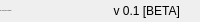
              <widget class="QFrame" name="bottomBar">
               <property name="minimumSize">
                <size>
                 <width>0</width>
                 <height>22</height>
                </size>
               </property>
               <property name="maximumSize">
                <size>
                 <width>16777215</width>
                 <height>22</height>
                </size>
               </property>
               <property name="frameShape">
                <enum>QFrame::NoFrame</enum>
               </property>
               <property name="frameShadow">
                <enum>QFrame::Raised</enum>
               </property>
               <layout class="QHBoxLayout" name="horizontalLayout_5">
                <property name="spacing">
                 <number>0</number>
                </property>
                <property name="leftMargin">
                 <number>0</number>
                </property>
                <property name="topMargin">
                 <number>0</number>
                </property>
                <property name="rightMargin">
                 <number>0</number>
                </property>
                <property name="bottomMargin">
                 <number>0</number>
                </property>
                <item>
                 <widget class="QLabel" name="creditsLabel">
                  <property name="maximumSize">
                   <size>
                    <width>16777215</width>
                    <height>16</height>
                   </size>
                  </property>
                  <property name="font">
                   <font>
                    <family>Segoe UI</family>
                    <pointsize>-1</pointsize>
                    <italic>false</italic>
                    <bold>false</bold>
                   </font>
                  </property>
                  <property name="text">
                   <string>By: UPSSITECH Students</string>
                  </property>
                  <property name="alignment">
                   <set>Qt::AlignLeading|Qt::AlignLeft|Qt::AlignVCenter</set>
                  </property>
                 </widget>
                </item>
                <item>
                 <widget class="QLabel" name="version">
                  <property name="text">
                   <string>v 0.1 [BETA]</string>
                  </property>
                  <property name="alignment">
                   <set>Qt::AlignRight|Qt::AlignTrailing|Qt::AlignVCenter</set>
                  </property>
                 </widget>
                </item>
                <item>
                 <widget class="QFrame" name="frame_size_grip">
                  <property name="minimumSize">
                   <size>
                    <width>20</width>
                    <height>0</height>
                   </size>
                  </property>
                  <property name="maximumSize">
                   <size>
                    <width>20</width>
                    <height>16777215</height>
                   </size>
                  </property>
                  <property name="frameShape">
                   <enum>QFrame::NoFrame</enum>
                  </property>
                  <property name="frameShadow">
                   <enum>QFrame::Raised</enum>
                  </property>
                 </widget>
                </item>
               </layout>
              </widget>
